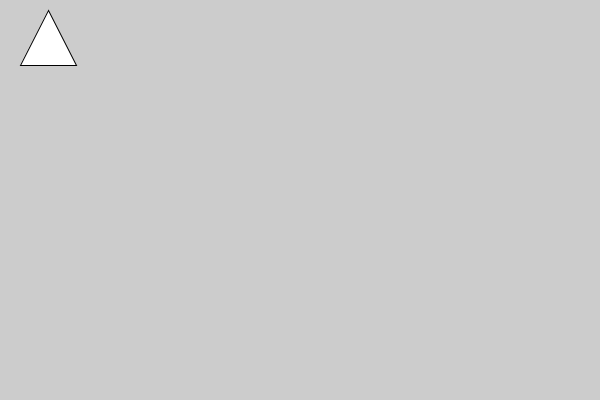
Frame 1 (no input)
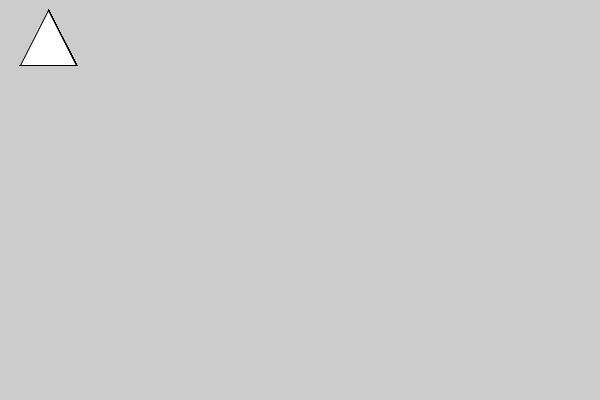
Frame 60 (the mouse pressed at the canvas centre just before this capture)
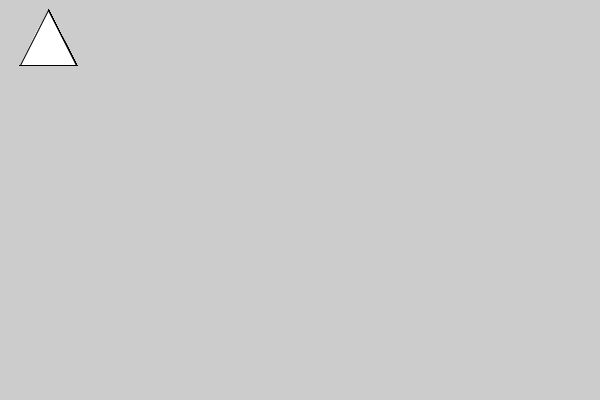
Frame 120 (the mouse held since frame 60 and released just before this capture)

The Processing sketch that drew these frames (run headless with seeded random() and noise(); from frame 60 on, the mouse is pressed at the canvas centre):

// Processing sketch: sketch_triangle
// ── sketch_triangle.pde
void setup() {
  size(600,400);
};

void draw() {
  triangle(20,65,48,10,76,65);
};
